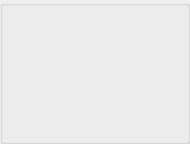
       <widget class="QGroupBox" name="groupBox4">
        <property name="minimumSize">
         <size>
          <width>190</width>
          <height>144</height>
         </size>
        </property>
        <property name="maximumSize">
         <size>
          <width>190</width>
          <height>142</height>
         </size>
        </property>
        <property name="title">
         <string/>
        </property>
        <widget class="MyAvatarLabel" name="label_Avatar4">
         <property name="geometry">
          <rect>
           <x>13</x>
           <y>13</y>
           <width>30</width>
           <height>30</height>
          </rect>
         </property>
         <property name="minimumSize">
          <size>
           <width>30</width>
           <height>30</height>
          </size>
         </property>
         <property name="maximumSize">
          <size>
           <width>30</width>
           <height>30</height>
          </size>
         </property>
         <property name="scaledContents">
          <bool>true</bool>
         </property>
        </widget>
        <widget class="MyNameLabel" name="label_PlayerName4">
         <property name="geometry">
          <rect>
           <x>70</x>
           <y>11</y>
           <width>104</width>
           <height>14</height>
          </rect>
         </property>
         <property name="minimumSize">
          <size>
           <width>0</width>
           <height>14</height>
          </size>
         </property>
         <property name="maximumSize">
          <size>
           <width>16777215</width>
           <height>14</height>
          </size>
         </property>
         <property name="autoFillBackground">
          <bool>false</bool>
         </property>
         <property name="alignment">
          <set>Qt::AlignLeading|Qt::AlignLeft|Qt::AlignTop</set>
         </property>
         <property name="openExternalLinks">
          <bool>true</bool>
         </property>
        </widget>
        <widget class="MySetLabel" name="textLabel_Set4">
         <property name="geometry">
          <rect>
           <x>70</x>
           <y>119</y>
           <width>104</width>
           <height>14</height>
          </rect>
         </property>
         <property name="minimumSize">
          <size>
           <width>0</width>
           <height>14</height>
          </size>
         </property>
         <property name="maximumSize">
          <size>
           <width>16777215</width>
           <height>14</height>
          </size>
         </property>
         <property name="alignment">
          <set>Qt::AlignBottom|Qt::AlignHCenter</set>
         </property>
        </widget>
        <widget class="MyCashLabel" name="textLabel_Cash4">
         <property name="geometry">
          <rect>
           <x>70</x>
           <y>25</y>
           <width>104</width>
           <height>14</height>
          </rect>
         </property>
         <property name="minimumSize">
          <size>
           <width>35</width>
           <height>14</height>
          </size>
         </property>
         <property name="maximumSize">
          <size>
           <width>16777215</width>
           <height>14</height>
          </size>
         </property>
        </widget>
        <widget class="QLabel" name="textLabel_Button4">
         <property name="geometry">
          <rect>
           <x>18</x>
           <y>88</y>
           <width>40</width>
           <height>42</height>
          </rect>
         </property>
         <property name="minimumSize">
          <size>
           <width>40</width>
           <height>42</height>
          </size>
         </property>
         <property name="maximumSize">
          <size>
           <width>40</width>
           <height>42</height>
          </size>
         </property>
         <property name="text">
          <string/>
         </property>
         <property name="scaledContents">
          <bool>true</bool>
         </property>
        </widget>
        <widget class="MyCardsPixmapLabel" name="pixmapLabel_card4a">
         <property name="geometry">
          <rect>
           <x>86</x>
           <y>39</y>
           <width>48</width>
           <height>76</height>
          </rect>
         </property>
         <property name="scaledContents">
          <bool>true</bool>
         </property>
        </widget>
        <widget class="MyCardsPixmapLabel" name="pixmapLabel_card4b">
         <property name="geometry">
          <rect>
           <x>110</x>
           <y>39</y>
           <width>48</width>
           <height>76</height>
          </rect>
         </property>
         <property name="scaledContents">
          <bool>true</bool>
         </property>
        </widget>
        <widget class="MyStatusLabel" name="textLabel_Status4">
         <property name="geometry">
          <rect>
           <x>67</x>
           <y>56</y>
           <width>111</width>
           <height>40</height>
          </rect>
         </property>
         <property name="minimumSize">
          <size>
           <width>0</width>
           <height>20</height>
          </size>
         </property>
         <property name="text">
          <string/>
         </property>
         <property name="alignment">
          <set>Qt::AlignCenter</set>
         </property>
        </widget>
        <widget class="QLabel" name="label_playerTip4">
         <property name="geometry">
          <rect>
           <x>0</x>
           <y>70</y>
           <width>141</width>
           <height>71</height>
          </rect>
         </property>
         <property name="text">
          <string notr="true"/>
         </property>
        </widget>
       </widget>
